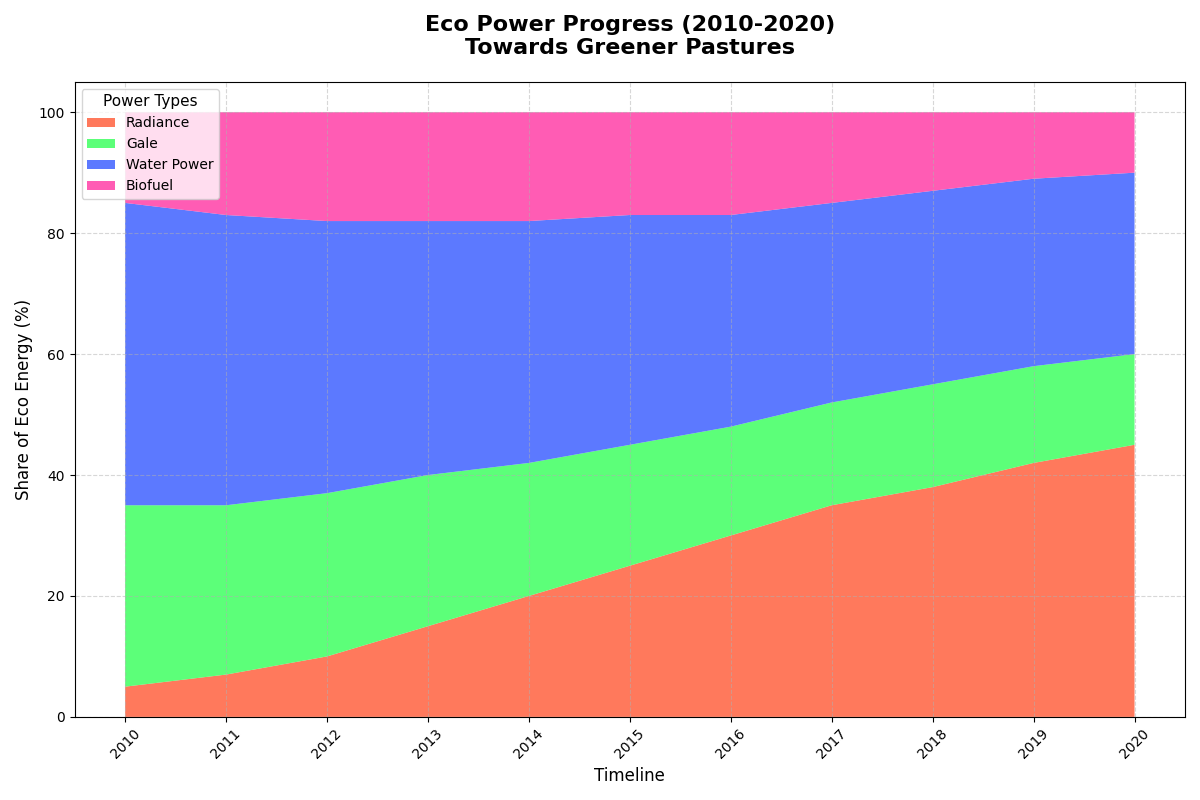

Recreate this plot in Python.
import matplotlib.pyplot as plt
import numpy as np

years = np.arange(2010, 2021)

solar = [5, 7, 10, 15, 20, 25, 30, 35, 38, 42, 45]
wind = [30, 28, 27, 25, 22, 20, 18, 17, 17, 16, 15]
hydroelectric = [50, 48, 45, 42, 40, 38, 35, 33, 32, 31, 30]
biomass = [15, 17, 18, 18, 18, 17, 17, 15, 13, 11, 10]

data = np.vstack([solar, wind, hydroelectric, biomass])

plt.figure(figsize=(12, 8))
plt.stackplot(years, data, 
              labels=['Radiance', 'Gale', 'Water Power', 'Biofuel'], 
              colors=['#FF5733', '#33FF57', '#3357FF', '#FF33A1'], alpha=0.8)

plt.title("Eco Power Progress (2010-2020)\nTowards Greener Pastures", fontsize=16, fontweight='bold', pad=20)
plt.xlabel('Timeline', fontsize=12)
plt.ylabel('Share of Eco Energy (%)', fontsize=12)

plt.legend(loc='upper left', title="Power Types", fontsize=10, title_fontsize=11)

plt.grid(True, linestyle='--', alpha=0.5)
plt.xticks(years, rotation=45)
plt.tight_layout()

plt.show()
